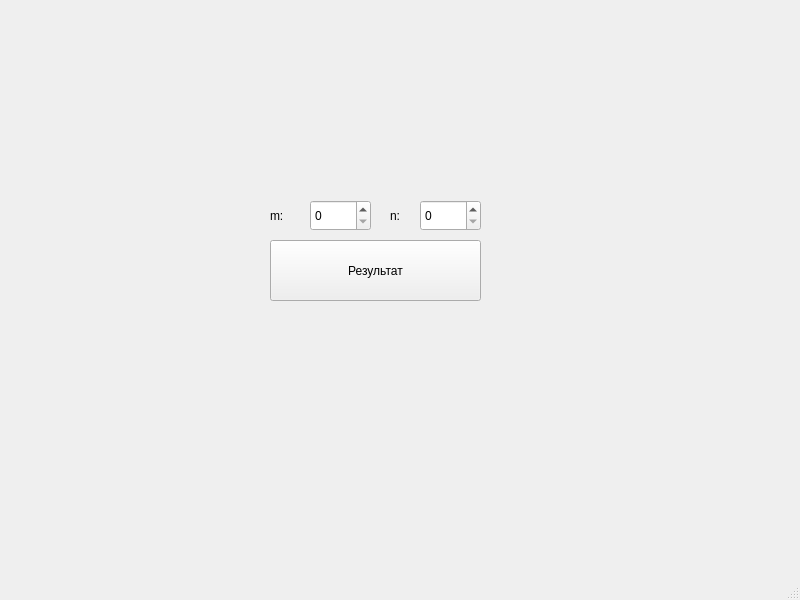
<?xml version="1.0" encoding="UTF-8"?>
<ui version="4.0">
 <class>MainWindow</class>
 <widget class="QMainWindow" name="MainWindow">
  <property name="geometry">
   <rect>
    <x>0</x>
    <y>0</y>
    <width>800</width>
    <height>600</height>
   </rect>
  </property>
  <property name="windowTitle">
   <string>MainWindow</string>
  </property>
  <widget class="QWidget" name="centralwidget">
   <widget class="QLabel" name="ans">
    <property name="geometry">
     <rect>
      <x>270</x>
      <y>320</y>
      <width>211</width>
      <height>16</height>
     </rect>
    </property>
    <property name="text">
     <string/>
    </property>
   </widget>
   <widget class="QSpinBox" name="spinBox">
    <property name="geometry">
     <rect>
      <x>310</x>
      <y>200</y>
      <width>61</width>
      <height>31</height>
     </rect>
    </property>
    <property name="maximum">
     <number>3</number>
    </property>
   </widget>
   <widget class="QSpinBox" name="spinBox_2">
    <property name="geometry">
     <rect>
      <x>420</x>
      <y>200</y>
      <width>61</width>
      <height>31</height>
     </rect>
    </property>
    <property name="maximum">
     <number>12</number>
    </property>
   </widget>
   <widget class="QLabel" name="label">
    <property name="geometry">
     <rect>
      <x>270</x>
      <y>200</y>
      <width>51</width>
      <height>31</height>
     </rect>
    </property>
    <property name="text">
     <string>m:</string>
    </property>
   </widget>
   <widget class="QLabel" name="label_2">
    <property name="geometry">
     <rect>
      <x>390</x>
      <y>200</y>
      <width>51</width>
      <height>31</height>
     </rect>
    </property>
    <property name="text">
     <string>n:</string>
    </property>
   </widget>
   <widget class="QPushButton" name="pushButton">
    <property name="geometry">
     <rect>
      <x>270</x>
      <y>240</y>
      <width>211</width>
      <height>61</height>
     </rect>
    </property>
    <property name="text">
     <string>Результат</string>
    </property>
   </widget>
  </widget>
  <widget class="QMenuBar" name="menubar">
   <property name="geometry">
    <rect>
     <x>0</x>
     <y>0</y>
     <width>800</width>
     <height>22</height>
    </rect>
   </property>
  </widget>
  <widget class="QStatusBar" name="statusbar"/>
 </widget>
 <resources/>
 <connections/>
</ui>
